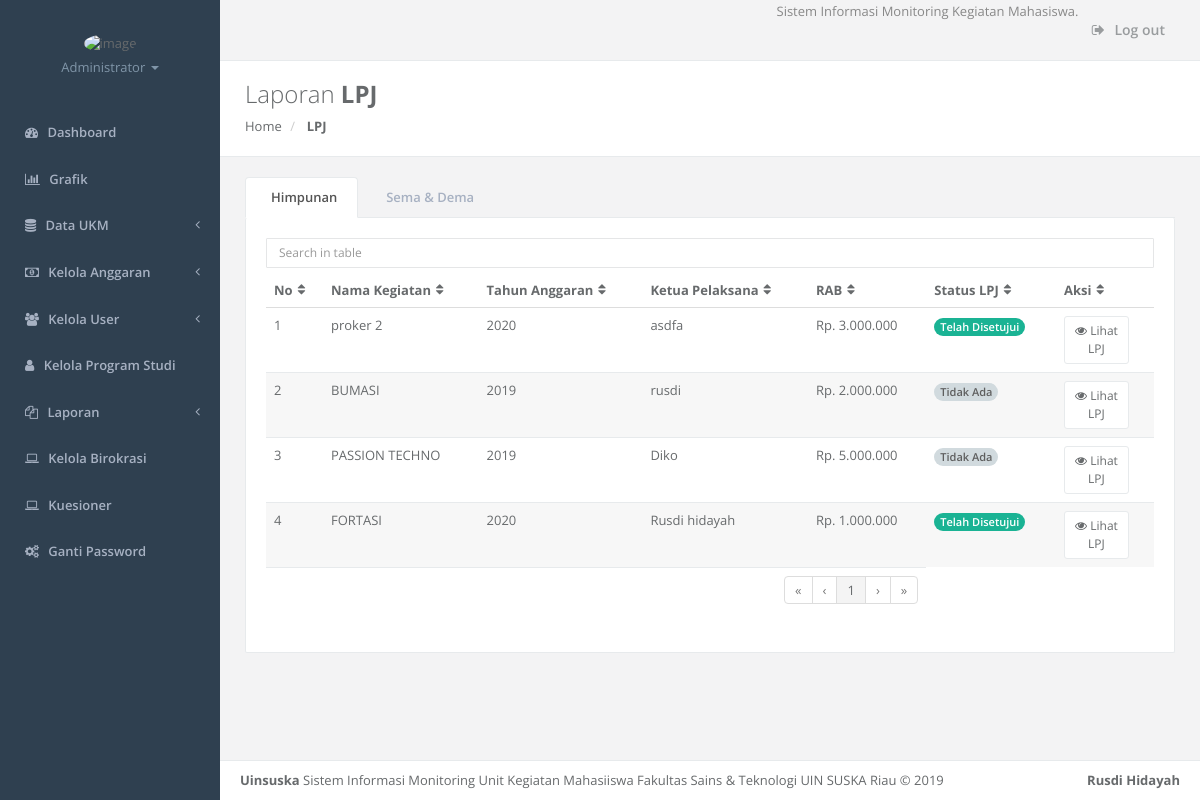
Screenshot of /login/admin/lpj.php (signed in) with the database file from the repository.
### tables this page shows
CREATE TABLE `proker` (
  `id_proker` int(11) NOT NULL,
  `nama_kegiatan` varchar(100) NOT NULL,
  `tahun_anggaran` varchar(10) NOT NULL,
  `ketua_pelaksana` varchar(100) NOT NULL,
  `tgl_realisasi` date NOT NULL,
  `rancangan_biaya` varchar(100) NOT NULL,
  `file` varchar(100) NOT NULL,
  `progress` int(11) NOT NULL,
  `status_proker` varchar(50) NOT NULL,
  `status_proposal` varchar(50) NOT NULL,
  `status_lpj` varchar(50) NOT NULL,
  `oleh` varchar(100) NOT NULL
);

### login/admin/lpj.php (the view, shortened to what this page needs)
<?php
    include 'db.php';
    $query = $db->prepare("SELECT * FROM proker, user, lpj where lpj.id_proker=proker.id_proker and proker.oleh=user.username");
    $query->execute();
    $data = $query->fetchAll();
?>
<!DOCTYPE html>
<html>
<head>
    <link href="../css/bootstrap.min.css" rel="stylesheet">
    <link href="../font-awesome/css/font-awesome.css" rel="stylesheet">
    <link href="../css/plugins/footable/footable.core.css" rel="stylesheet">
    <link href="../css/animate.css" rel="stylesheet">
    <link href="../css/style.css" rel="stylesheet">
    <link rel="stylesheet" href="../sweetalert/sweetalert.css">
</head>
<body>
    <div id="wrapper">
     <?php include 'menu.php';
        ?>
        <div id="page-wrapper" class="gray-bg">
      <?php include 'header.php';
        ?>
            <div class="row wrapper border-bottom white-bg page-heading">
                <div class="col-lg-10">
                    <h2>Laporan <strong>LPJ</strong> </h2>
                    <ol class="breadcrumb">
                        <li>
                            <a href="home.php">Home</a>
                        </li>
                        <li class="active">
                            <strong>LPJ</strong>
                        </li>
                    </ol>
                </div>
                <div class="col-lg-2">
                </div>
            </div>
        <div class="wrapper wrapper-content animated fadeInRight">
        <div class="row">
<?php
    $query = $db->prepare("SELECT * FROM proker, user, lpj where lpj.id_proker=proker.id_proker and proker.oleh=user.username and user.keterangan='Himpunan'");
    $query->execute();
    $data = $query->fetchAll();
    ?>
                <div class="col-lg-12">
                    <div class="tabs-container">
                        <ul class="nav nav-tabs">
                            <li class="active"><a data-toggle="tab" href="#tab-1">Himpunan</a></li>
                            <li class=""><a data-toggle="tab" href="#tab-2">Sema & Dema</a></li>
                        </ul>
                        <div class="tab-content">
                            <div id="tab-1" class="tab-pane active">
                                <div class="panel-body">
                                    <input type="text" class="form-control input-sm m-b-xs" id="filter"
                                   placeholder="Search in table">
                            <table class="footable table table-stripped" data-page-size="8" data-filter=#filter>
                                <thead>
                                <tr>
                                    <th>No</th>
                                    <th>Nama Kegiatan</th>
                                    <th>Tahun Anggaran</th>
                                    <th>Ketua Pelaksana</th>
                                    <th>RAB</th>
                                    <th>Status LPJ</th>
                                    <th>Aksi</th>
                                </tr>
                                </thead>
                                <tbody>
                                <?php $no = 0;
                foreach ($data as $value) {
                    $no++;
                                             ?>
                <tr>
                    <td><?php echo $no ?></td>
                    <td><?php echo $value['nama_kegiatan'] ?></td>
                    <td><?php echo $value['tahun_anggaran'] ?></td>
                    <td><?php echo $value['ketua_pelaksana'] ?></td>
                    <td><?php $d = $value['rancangan_biaya'];
                    echo "Rp. ".number_format($d, 0, ".", "."); ?></td>
                    <td>  <p><span class="badge badge-<?php
                    $a = $value['status_lpj'];
                    if($a=="Menunggu"){
                        echo "warning";
                    }elseif($a=="Telah Disetujui"){
                        echo "primary";
                        }
                        elseif($a=="Telah Ditolak"){
                            echo "danger";
                        }
                    ?>"><?php echo $value['status_lpj'] ?></span></p></td>
                    <td>
                        <a href="download.php?file=<?php echo $value ['file_lpj'] ?>" class="btn btn-default btn-sm btn-icon icon-left">
                            <i class="fa fa-eye"></i>
                            Lihat
                            <br>LPJ
                        </a>
                    </td>
                </tr>
                <?php }
                 ?>
                                </tbody>
                                <tfoot>
                                <tr>
                                    <td colspan="5">
                                        <ul class="pagination pull-right"></ul>
                                    </td>
                                </tr>
                                </tfoot>
                            </table>
                                </div>
                            </div>
                        </div>
                    </div>
                </div>
            </div>
        </div>
        <?php include 'footer.php';
        ?>
        </div>
        </div>
</body>
</html>

### rows the page displays
proker: nama_kegiatan "proker 2", tahun_anggaran "2020", ketua_pelaksana "asdfa", rancangan_biaya "3.000.000", status_lpj "Telah Disetujui"
proker: nama_kegiatan "BUMASI", tahun_anggaran "2019", ketua_pelaksana "rusdi", rancangan_biaya "2.000.000", status_lpj "Tidak Ada"
proker: nama_kegiatan "PASSION TECHNO", tahun_anggaran "2019", ketua_pelaksana "Diko", rancangan_biaya "5.000.000", status_lpj "Tidak Ada"
proker: nama_kegiatan "FORTASI", tahun_anggaran "2020", ketua_pelaksana "Rusdi hidayah", rancangan_biaya "1.000.000", status_lpj "Telah Disetujui"
